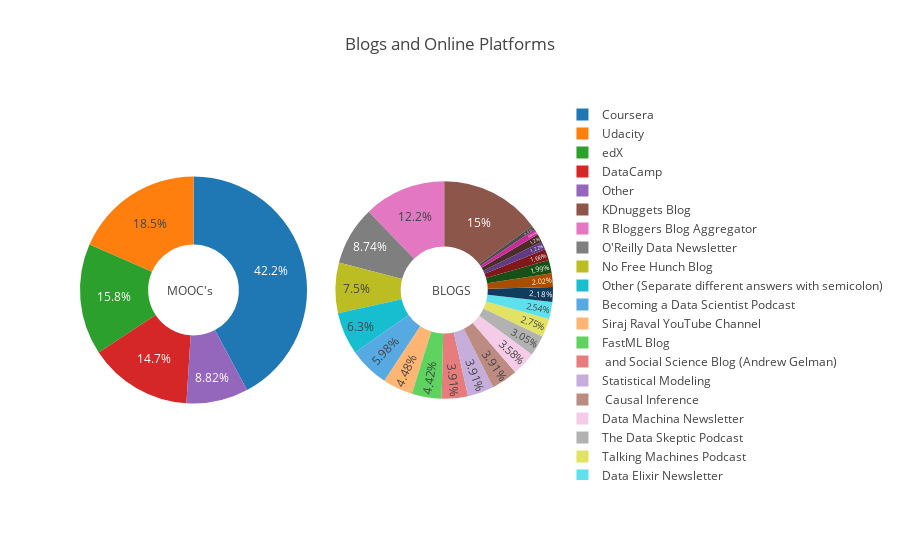

Notebook source saved alongside this figure:
### Markdown cell above
## Where did they Learn from?

### Code cell
course = all_scientist['CoursePlatformSelect'].str.split(',')
course_plat = []
for i in course.dropna():
    course_plat.extend(i)
    
course_plat = pd.Series(course_plat).value_counts()

blogs = all_scientist['BlogsPodcastsNewslettersSelect'].str.split(',')
blogs_fam = []
for i in blogs.dropna():
    blogs_fam.extend(i)
    
blogs_fam = pd.Series(blogs_fam).value_counts()
labels1 = course_plat.index
sizes1 = course_plat.values
labels2 = blogs_fam.index
sizes2 = blogs_fam.values

fig = {
  "data": [
    {
      "values": sizes1,
      "labels": labels1,
      "domain": {"x": [0, .48]},
      "name": "MOOC",
      "hoverinfo":"label+percent+name",
      "hole": .4,
      "type": "pie"
    },     
    {
      "values": sizes2,
      "labels": labels2,
      "text":"CO2",
      "textposition":"inside",
      "domain": {"x": [.54, 1]},
      "name": "Blog",
      "hoverinfo":"label+percent+name",
      "hole": .4,
      "type": "pie"
    }
  ],
  "layout": {
        "title":"Blogs and Online Platforms",
        "showlegend":True,
        "annotations": [
          {
            "font": {
              "size": 12
            },
            "showarrow": False,
            "text": "MOOC's",
            "x": 0.18,
            "y": 0.5
          },
          {
            "font": {
              "size": 12
            },
            "showarrow": False,
            "text": "BLOGS",
            "x": 0.83,
            "y": 0.5
          }
        ]
  }
}

py.iplot(fig, filename='donut')

### Figure 1 — Plotly figure (JSON) as saved in the notebook; plotly's stock layout.template omitted (floating-point values rounded to 4 significant figures)
{"data": [{"domain": {"x": [0, 0.48]}, "hole": 0.4, "hoverinfo": "label+percent+name", "labels": ["Coursera", "Udacity", "edX", "DataCamp", "Other"], "name": "MOOC", "type": "pie", "values": [464, 203, 174, 162, 97]}, {"domain": {"x": [0.54, 1]}, "hole": 0.4, "hoverinfo": "label+percent+name", "labels": ["KDnuggets Blog", "R Bloggers Blog Aggregator", "O'Reilly Data Newsletter", "No Free Hunch Blog", "Other (Separate different answers with semicolon)", "Becoming a Data Scientist Podcast", "Siraj Raval YouTube Channel", "FastML Blog", " and Social Science Blog (Andrew Gelman)", "Statistical Modeling", " Causal Inference", "Data Machina Newsletter", "The Data Skeptic Podcast", "Talking Machines Podcast", "Data Elixir Newsletter", "FlowingData Blog", "Linear Digressions Podcast", "Partially Derivative Podcast", "Data Stories Podcast", "DataTau News Aggregator", "Jack's Import AI Newsletter", "The Analytics Dispatch Newsletter", "Emergent/Future Newsletter (Algorithmia)"], "name": "Blog", "text": "CO2", "textposition": "inside", "type": "pie", "values": [1372, 1118, 801, 687, 577, 548, 410, 405, 358, 358, 358, 328, 279, 252, 233, 200, 185, 182, 152, 112, 110, 77, 60]}], "layout": {"annotations": [{"font": {"size": 12}, "showarrow": false, "text": "MOOC's", "x": 0.18, "y": 0.5}, {"font": {"size": 12}, "showarrow": false, "text": "BLOGS", "x": 0.83, "y": 0.5}], "showlegend": true, "title": "Blogs and Online Platforms"}}
